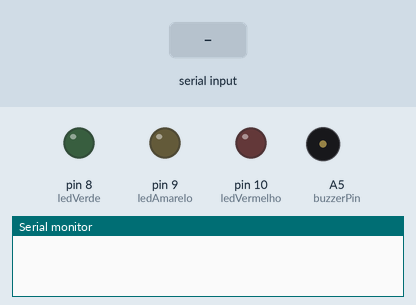
A program run on a simulated Arduino Uno, built with avr-gcc and run on an emulated ATmega328P. Shown: output pins drawn as LEDs (lit = HIGH), buzzer (waves = sounding), the last lines printed to the serial monitor. The inputs (shaded band) are chosen by the test bench.

Above: at 1.2 s.
1.3 s: "a" received over Serial
At 2.7 s:
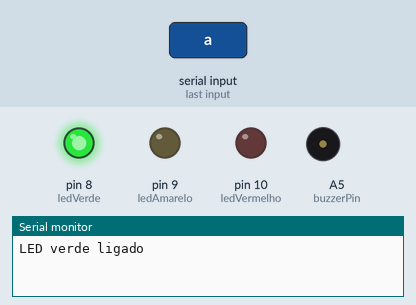
3.0 s: "b" received over Serial
At 4.1 s:
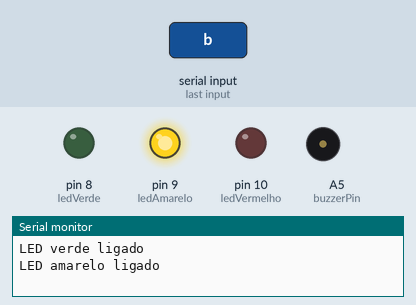
4.7 s: "c" received over Serial
At 5.4 s:
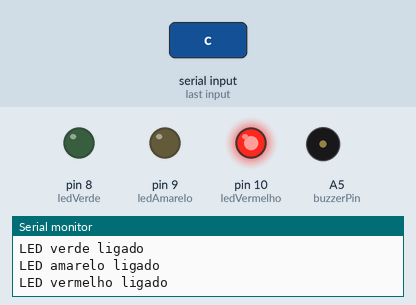
Timing chart, 0 to 7.7 s (numbered marks = the images above; inputs shaded):
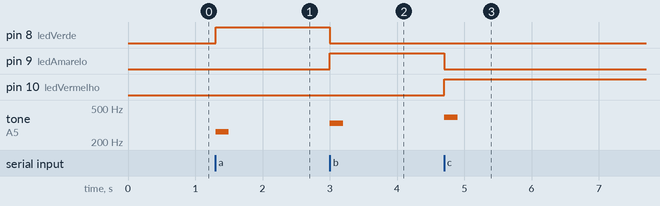

The program:

main.cpp
```cpp
#include <Arduino.h>

// Definição dos pinos
int ledVerde = 8;     // LED verde conectado ao pino 8
int ledAmarelo = 9;   // LED amarelo conectado ao pino 9
int ledVermelho = 10; // LED vermelho conectado ao pino 10
int buzzerPin = A5;   // Buzzer conectado ao pino A5

// Frequências para diferentes notas (em Hz)
const int noteC = 262;  // Dó
const int noteE = 330;  // Mi
const int noteG = 392;  // Sol

void setup() {
  pinMode(ledVerde, OUTPUT);
  pinMode(ledAmarelo, OUTPUT);
  pinMode(ledVermelho, OUTPUT);
  pinMode(buzzerPin, OUTPUT);
  Serial.begin(9600);
}

void playTone(int frequency, int duration) {
  tone(buzzerPin, frequency, duration);
  delay(duration);
  noTone(buzzerPin);
}

void loop() {
  if (Serial.available() > 0) {
    char command = Serial.read();

    // Desliga todos os LEDs
    digitalWrite(ledVerde, LOW);
    digitalWrite(ledAmarelo, LOW);
    digitalWrite(ledVermelho, LOW);

    if (command == 'a') {
      digitalWrite(ledVerde, HIGH);
      playTone(noteC, 200);  // Toca Dó por 200ms
      Serial.println("LED verde ligado");
    }
    else if (command == 'b') {
      digitalWrite(ledAmarelo, HIGH);
      playTone(noteE, 200);  // Toca Mi por 200ms
      Serial.println("LED amarelo ligado");
    }
    else if (command == 'c') {
      digitalWrite(ledVermelho, HIGH);
      playTone(noteG, 200);  // Toca Sol por 200ms
      Serial.println("LED vermelho ligado");
    }
  }
}
```

Measured:
- after the input at 1.3 s, pin 8 (ledVerde): LOW → HIGH at once; tone on A5 (buzzerPin): silent → 262 Hz at once, → silent 0.20 s later
- after the input at 3.0 s, pin 8 (ledVerde): HIGH → LOW at once; pin 9 (ledAmarelo): LOW → HIGH at once; tone on A5 (buzzerPin): silent → 330 Hz at once, → silent 0.20 s later
- after the input at 4.7 s, pin 9 (ledAmarelo): HIGH → LOW at once; pin 10 (ledVermelho): LOW → HIGH at once; tone on A5 (buzzerPin): silent → 392 Hz at once, → silent 0.20 s later
